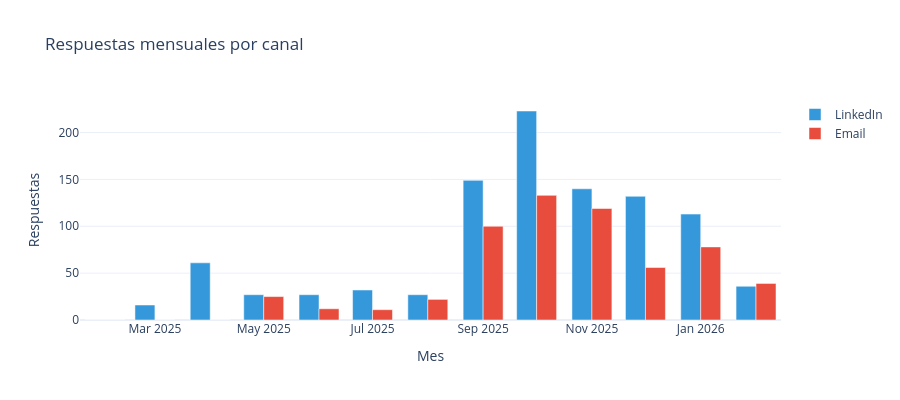

Notebook source saved alongside this figure:
### Code cell
# Tendencia mensual de respuestas (replies_analytics)
fig = go.Figure()
fig.add_trace(go.Bar(x=replies['timestamp'], y=replies['linkedin'],
                     name='LinkedIn', marker_color='#3498db'))
fig.add_trace(go.Bar(x=replies['timestamp'], y=replies['email'],
                     name='Email', marker_color='#e74c3c'))

fig.update_layout(
    title='Respuestas mensuales por canal',
    barmode='group', height=400,
    xaxis_title='Mes', yaxis_title='Respuestas'
)
fig.show()

### Figure 1 — Plotly figure (JSON) as saved in the notebook; plotly's stock layout.template omitted (floating-point values rounded to 4 significant figures)
{"data": [{"marker": {"color": "#3498db"}, "name": "LinkedIn", "type": "bar", "x": ["2025-02-01T00:00:00", "2025-03-01T00:00:00", "2025-04-01T00:00:00", "2025-05-01T00:00:00", "2025-06-01T00:00:00", "2025-07-01T00:00:00", "2025-08-01T00:00:00", "2025-09-01T00:00:00", "2025-10-01T00:00:00", "2025-11-01T00:00:00", "2025-12-01T00:00:00", "2026-01-01T00:00:00", "2026-02-01T00:00:00"], "y": [0, 16, 61, 27, 27, 32, 27, 149, 223, 140, 132, 113, 36]}, {"marker": {"color": "#e74c3c"}, "name": "Email", "type": "bar", "x": ["2025-02-01T00:00:00", "2025-03-01T00:00:00", "2025-04-01T00:00:00", "2025-05-01T00:00:00", "2025-06-01T00:00:00", "2025-07-01T00:00:00", "2025-08-01T00:00:00", "2025-09-01T00:00:00", "2025-10-01T00:00:00", "2025-11-01T00:00:00", "2025-12-01T00:00:00", "2026-01-01T00:00:00", "2026-02-01T00:00:00"], "y": [0, 0, 0, 25, 12, 11, 22, 100, 133, 119, 56, 78, 39]}], "layout": {"barmode": "group", "height": 400, "title": {"text": "Respuestas mensuales por canal"}, "xaxis": {"title": {"text": "Mes"}}, "yaxis": {"title": {"text": "Respuestas"}}}}
